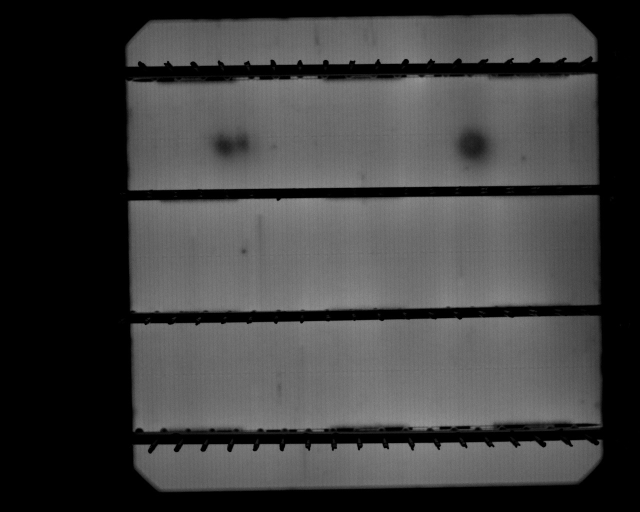
#> input picture djangoapp/标准图片sxdhd.jpg, 1280 x 1024 px (shown at 1/2 size); its folder holds only this picture in this run
$ python -i feature_extraction.py   (imports and definitions only)   (older library calls are emulated)
#> lines starting #> are read from the running program, lines starting #| are printed output that depends on the picture; after the words box and inside, x2 and y2 are one past the last pixel; in counts of white or black regions, pixels touching at a corner belong together
#> further down, picture is the input picture: shape (1024, 1280, 3); min 0, max 155, mean 63.1
# -*- coding: utf-8 -*-
# file: feature_extraction.py
# author: Wang Kang
# time: 12/26/2017 17:23 PM
# ----------------------------------------------------------------
import cv2
import numpy as np
from djangoapp import models

def Contours_feature(picture):
    """
    输入图片的轮廓特征等信息.
    :param picture: 输入.
    :return: thresh,image,contours,分别为转化后的二值图、转化后的二值图、轮廓.
    """
    imgray = cv2.cvtColor(picture,cv2.COLOR_BGR2GRAY)
    #  cv2.threshold() 的第二个值的设置很重要
    ret,thresh = cv2.threshold(imgray,60,255, cv2.THRESH_BINARY_INV)   # 第一个参数就是原图像，原图像应该是灰度图。第二个参数就是用来对像素值进行分类的阈值。第三个参数就是当像素值高于（有时是小于）阈值时应该被赋予的新的像素值。
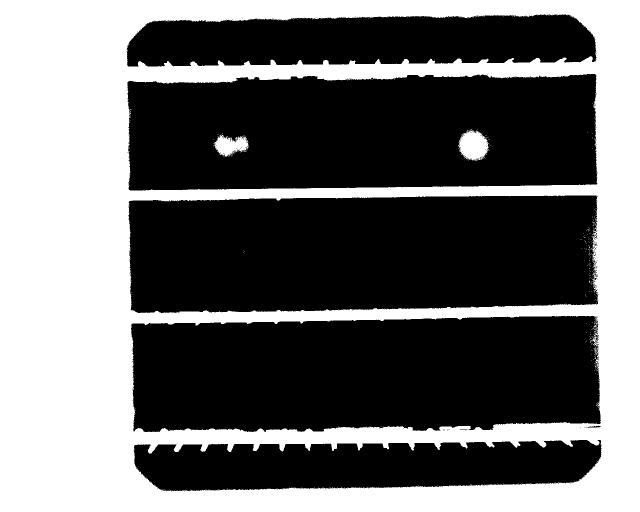
#> thresh: shape (1024, 1280) (shown at 1/2 size); 41.5% white; 300 white regions (297 under 20 px)
    image, contours, hierarchy = cv2.findContours(thresh,cv2.RETR_TREE,cv2.CHAIN_APPROX_SIMPLE)
#> contours = 770 contours, 760 with area under 20; largest, box (x1, y1, x2, y2) and area: (0, 0, 1280, 1024) 1308417, (256, 390, 1197, 627) 208294, (254, 147, 1196, 382) 204829, (261, 631, 1203, 865) 201637, (253, 28, 1194, 134) 83760
    return thresh,image,contours


# [99 lines left out: functions transform_form, bounding_show, save_bounding_picture, not called in this run]


# [13 lines not run here, left out]

>>> import cv2
>>> picture = cv2.imread('标准图片sxdhd.jpg')
>>> result = Contours_feature(picture)
